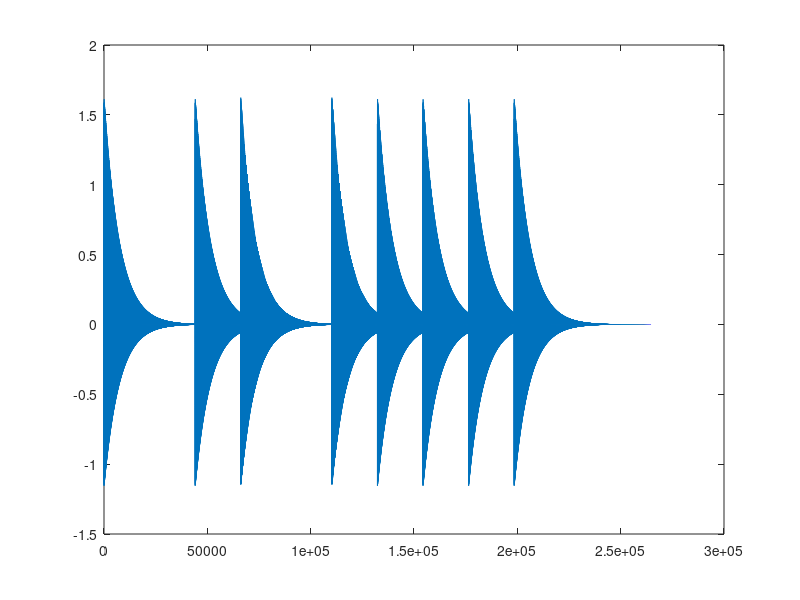

Here is the MATLAB script that generated this plot: (Note: this script raises an error after producing the figure.)
clc;

clear;


Fs = 22050;

delta = 1/Fs;

FC5 = 523.25;

FD5 = 587.33;

FE5 = 659.25;

FF5 = 698.46;

FG5 = 783.99;

FA5 = 880;

FB5 = 987.77;


d1 = 2;

d05 = 1;

d15 = 3;

t1 = delta:delta:d1;

t05 = delta:delta:d05;

t15 = delta:delta:d15;


PC4_1 = zeros(1,Fs*d1);

PD5_1 = zeros(1,Fs*d1);

PD5_05 = zeros(1,Fs*d05);

PA5_1 = zeros(1,Fs*d1);

PA5_05 = zeros(1,Fs*d05);

PE5_05 = zeros(1,Fs*d05);

PF5_05 = zeros(1,Fs*d05);

PD5_15 = zeros(1,Fs*d15);


p = [1 0.1 0.33 0.06 0.05 0.045 0 0.02 0.005 0.005 0 0.005 0.01];

for n=1:length(p);

 %PC4_1 = PC4_1 + p(n)*exp((-1)*t1*4).*cos(2*pi*n*FC5*t1); % sythesize waveform
 PD5_1 = PD5_1 + p(n)*exp((-1)*t1*3).*cos(2*pi*n*FD5*t1);
 PD5_05 = PD5_05 + p(n)*exp((-1)*t05*3).*cos(2*pi*n*FD5*t05);
 PD5_15 = PD5_15 + p(n)*exp((-1)*t15*3).*cos(2*pi*n*FD5*t15);
 PA5_1 = PA5_1 + p(n)*exp((-1)*t1*3).*cos(2*pi*n*FA5*t1);
 PA5_05 = PA5_05 + p(n)*exp((-1)*t05*3).*cos(2*pi*n*FA5*t05); 
 PE5_05 = PE5_05 + p(n)*exp((-1)*t05*3).*cos(2*pi*n*FE5*t05); 
 PF5_05 = PF5_05 + p(n)*exp((-1)*t05*3).*cos(2*pi*n*FF5*t05);
end

y = [PD5_1 PD5_05 PA5_1 PA5_05 PE5_05 PF5_05 PE5_05 PD5_15];
plot(y)
player=audioplayer(y,Fs);
play(player);
